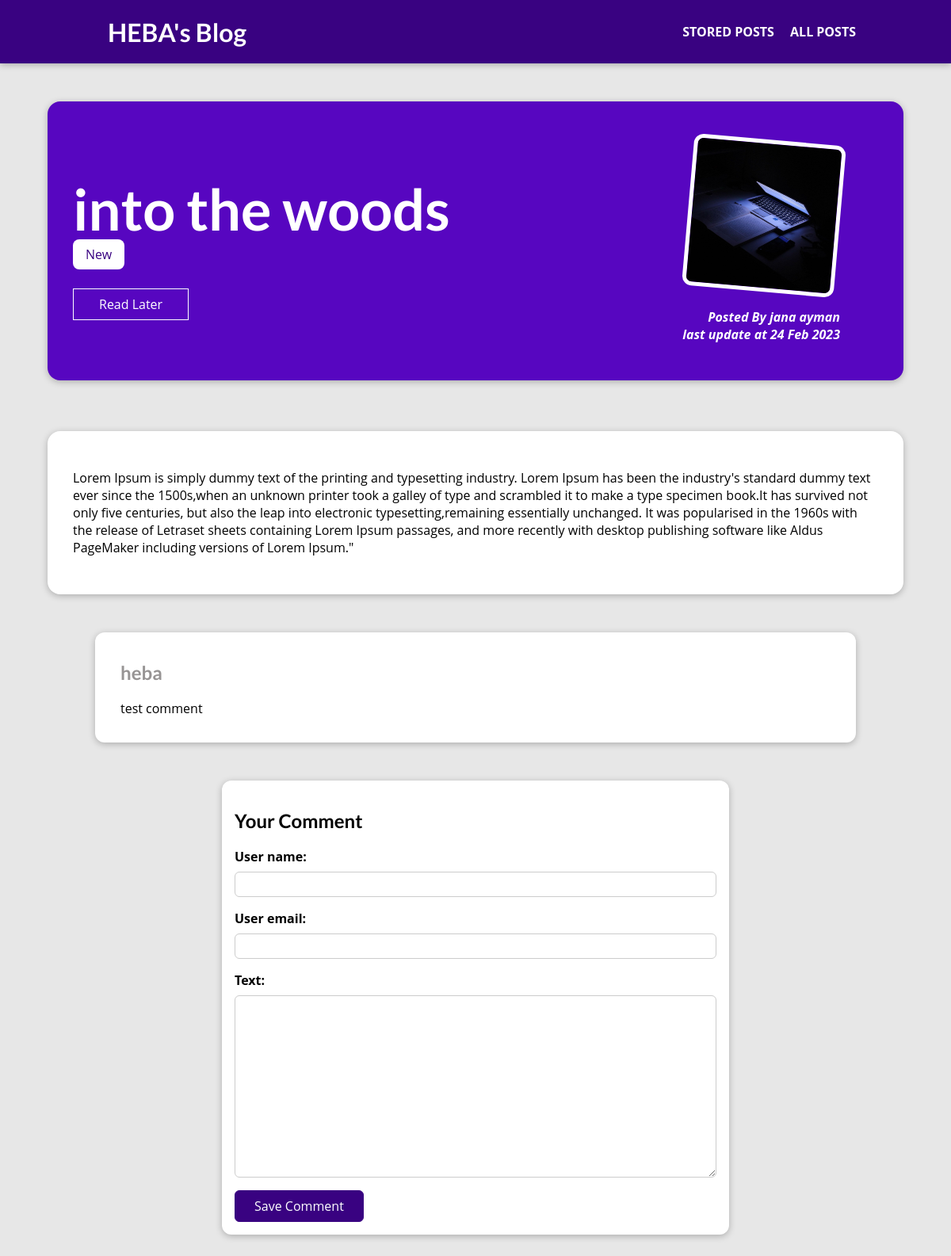
The app's page /posts/into-the-woods with its own data.
### blog/models.py (models this page shows, shortened)
class Post(models.Model):
    title = models.CharField(max_length=50)
    excerpt =models.CharField(max_length=100)
    image = models.ImageField(upload_to='posts', null=True)
    date = models.DateField(auto_now=True)
    slug = models.SlugField(unique=True, db_index=True)
    content = models.TextField(validators=[MinLengthValidator(10)])
    author = models.ForeignKey(
        Author,null=True, on_delete=models.SET_NULL, related_name="posts")
    tags = models.ManyToManyField(Tag)

class Tag(models.Model):
    caption = models.CharField(max_length=20)

class Author(models.Model):
    first_name = models.CharField(max_length=10)
    last_name = models.CharField(max_length=10)
    email_address = models.EmailField()
    def full_name(self):
        return f"{self.first_name} {self.last_name}"
    def __str__(self):
        return self.full_name()

class Comment(models.Model):
    user_name = models.CharField(max_length=120)
    user_email = models.EmailField()
    text = models.TextField(max_length=3400)
    post = models.ForeignKey(Post, on_delete=models.CASCADE, related_name='comments')

### blog/views.py (the view, shortened to what this page needs)
# urls.py: path('posts/<slug:slug>', views.SinglePostView.as_view(), name='single-post'), # slug will do this /// posts/my-first-post
class SinglePostView(View):
    def is_stored_post(self, request, post_id):
        stored_posts = request.session.get('stored_posts')
        if stored_posts is not None:
         is_saved_for_later = post_id  in stored_posts
        else:
            is_saved_for_later = False
        return is_saved_for_later
    def get(self, request,slug):
        post = Post.objects.get(slug=slug)
        stored_posts = request.session.get('stored_posts')
        if stored_posts is not None:
         is_saved_for_later = post.id  in stored_posts
        else:
            is_saved_for_later = False
        context = {
            'post': post,
            'post_tags': post.tags.all(),
            'comment_form': CommentForm(),
            'comments' : post.comments.all().order_by('-id'),
            'saved_for_later' : self.is_stored_post(request, post.id)
        }
        return render(request,'blog/post-details.html', context)

### blog/forms.py
class CommentForm(forms.ModelForm):
    class Meta:
        model = Comment
        exclude = ['post']
        label = {
            'user_name': 'Your Name',
            'user_email': 'Your Email',
            'text': 'Your Comment',
        }

### blog/templates/blog/post-details.html (shortened to what this page needs)
{% extends 'base.html' %}
{% load static %}
{% block css_files %}
   <link rel='stylesheet' href='{% static 'blog/post-detail.css' %}'>
{% endblock %}
{% block content %}
<section id='summary'>
    <h2>{{ post.title }}</h2>
    <div>
        {% for tag in post_tags %}
          <span class='tag'> {{ tag.caption }} </span>
        {% endfor %}
    </div>
    <div id='read-later' >
        <form action='{% url 'read-later' %}' method='POST'>
        <button >
            {% if saved_for_later %}
               Remove from "Read Later" List
            {% else %}
               Read Later
            {% endif %}
        </button>
        </form>
    </div>
    <article>
        <img src='{{ post.image.url }}' alt='{{ post.title }}'>
        <address> Posted By <a href='mailto:{{ post.author.email_address }}'> {{ post.author }} </a> </adress>
        <div>last update at <time>{{ post.date|date:"d M Y" }}</time></div>
</section>
    <main>
        <p>{{ post.content|linebreaks }}</p>
    </main>
    <section id="comments">
        <ul>
            {% for comment in comments %}
            <li>
                <h2>{{ comment.user_name }}</h2>
                <p>{{ comment.text|linebreaks }}</p>
            </li>
            {% endfor %}
        </ul>
    </section>
    <section id='comment-form'>
        <h2> Your Comment </h2>
        <form action='' method='POST'>
            {% for form_field in comment_form %}
                <div class ='form-control' {% if form_fiels.errors %}invalid{% endif %}>
                    {{ form_field.label_tag }}
                    {{ form_field }}
                </div>
            {% endfor %}
            <button> Save Comment </button>
        </form>
    </section>
{% endblock %}

### static/app.css (style rules this page uses)
* { box-sizing: border-box; }
html { font-family: 'Open Sans', 'Lato', sans-serif; }
body { margin: 0; }
h1, h2, h3 { font-family: 'Lato', sans-serif; font-weight: bold; }

### blog/static/blog/post-detail.css (style rules this page uses)
body { background-color: #e7e7e7; }
#summary { margin: 8rem auto 3rem auto; padding: 2rem; width: 90%; max-width: 90rem; border-radius: 16px; background-color: #5706c0; position: relative; box-shadow: 0 2px 8px rgba(0, 0, 0, 0.25); height: 22rem; }
#summary h2 { color: white; font-size: 4.5rem; margin-bottom: 0.25rem; }
#summary article { position: absolute; top: 2rem; right: 3rem; padding: 1rem 2rem; border-radius: 12px; text-align: right; color: white; }
#summary article img { width: 12rem; height: 12rem; border-radius: 12px; transform: rotateZ(5deg); border: 5px solid white; margin-bottom: 1rem; }
#summary address { font-weight: bold; }
#summary time { font-weight: bold; }
#summary a { color: white; text-decoration: none; }
#read-later { margin: 2rem 0; }
#read-later button { background-color: transparent; border: 1px solid white; padding: 0.5rem 2rem; font: inherit; color: white; cursor: pointer; }
main { margin: 4rem auto 3rem auto; padding: 2rem; width: 90%; max-width: 90rem; border-radius: 16px; background-color: white; position: relative; box-shadow: 0 2px 8px rgba(0, 0, 0, 0.25); }
.tag { background-color: white; color: #390281; padding: 0.5rem 1rem; border-radius: 8px; }
#comment-form { margin: 3rem auto; width: 90%; max-width: 40rem; border-radius: 12px; background-color: white; box-shadow: 0 2px 8px rgba(0, 0, 0, 0.25); padding: 1rem; }
#comment-form button { font: inherit; background-color: #390281; color: white; border: 1px solid #390281; padding: 0.5rem 1.5rem; border-radius: 6px; cursor: pointer; }
.form-control { margin-bottom: 1rem; }
.form-control label { font-weight: bold; margin-bottom: 0.5rem; display: block; }
.form-control input, .form-control textarea { display: block; width: 100%; font: inherit; padding: 0.25rem; border-radius: 6px; border: 1px solid #ccc; }
#comments { margin: 3rem auto; width: 90%; max-width: 60rem; border-radius: 12px; background-color: white; box-shadow: 0 2px 8px rgba(0, 0, 0, 0.25); padding: 1rem 2rem; }
#comments ul { list-style: none; margin: 0; padding: 0; }
#comments li { margin-bottom: 1rem; border-bottom: 2px solid #ccc; }
#comments li:last-of-type { border-bottom: none; }
#comments h2 { color: rgb(151, 148, 148); }

### records on screen
Post: title "into the woods", image (picture), author "jana ayman", date "24 Feb 2023", content "Lorem Ipsum is simply dummy text of the printing and typesetting industry. Lorem Ipsum has been the industry's standard dummy text ever since the 1500s,when an unknown printer took a galley of type and scrambled it to make a type specimen book.It has survived not only five centuries, but also the leap into electronic typesetting,remaining essentially unchanged. It was popularised in the 1960s with the release of Letraset sheets containing Lorem Ipsum passages, and more recently with desktop publishing software like Aldus PageMaker including versions of Lorem Ipsum.\""
Tag: caption "New"
Comment: user_name "heba", text "test comment"
